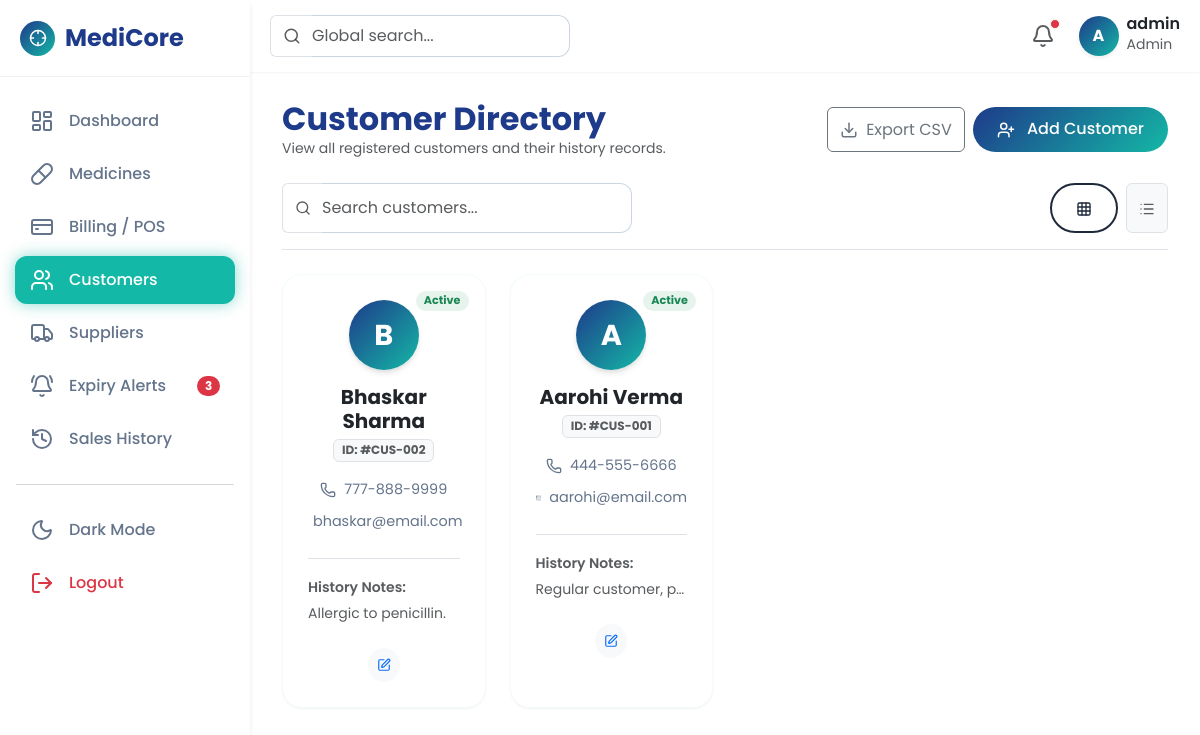
/customers.php (signed in), run on the app's committed database.
### tables this page shows
CREATE TABLE IF NOT EXISTS customers (
    id INT AUTO_INCREMENT PRIMARY KEY,
    name VARCHAR(100) NOT NULL,
    phone VARCHAR(20),
    email VARCHAR(100),
    history_notes TEXT,
    created_at TIMESTAMP DEFAULT CURRENT_TIMESTAMP
);

### customers.php (the view, shortened to what this page needs)
<?php
require_once 'includes/db.php';
require_once 'includes/header.php';
require_once 'includes/sidebar.php';
$customers = $pdo->query("SELECT * FROM customers ORDER BY id DESC")->fetchAll();
?>
<div class="container-fluid">
    <div class="d-flex justify-content-between align-items-center mb-4 mt-2" data-aos="fade-down">
        <div>
            <h2 class="fw-bold text-deep-blue m-0">Customer Directory</h2>
            <p class="text-muted small mb-0">View all registered customers and their history records.</p>
        </div>
        <div class="d-flex gap-2">
            <a href="api/export_csv.php?table=customers" class="btn btn-outline-secondary d-flex align-items-center gap-2">
                <i data-lucide="download" width="18"></i> Export CSV
            </a>
            <button class="btn btn-custom px-4" data-bs-toggle="modal" data-bs-target="#customerModal" onclick="openAddModal()"><i data-lucide="user-plus" width="18" class="me-2"></i> Add Customer</button>
        </div>
    </div>
    <div class="d-flex justify-content-between mb-4 border-bottom pb-3" data-aos="fade-up">
        <div class="input-group" style="max-width: 350px;">
            <span class="input-group-text bg-white border-end-0 text-muted"><i data-lucide="search" width="16"></i></span>
            <input type="text" id="custSearch" class="form-control form-control-modern border-start-0 ps-0" placeholder="Search customers...">
        </div>
        <div class="d-flex gap-2">
            <button class="btn btn-outline-custom active"><i data-lucide="grid-3x3" width="16"></i></button>
            <button class="btn btn-light border text-muted"><i data-lucide="list" width="16"></i></button>
        </div>
    </div>
    <div class="row g-4" id="customersContainer" data-aos="fade-up" data-aos-delay="100">
        <?php foreach($customers as $c): ?>
        <div class="col-md-6 col-lg-4 col-xl-3 cust-card" data-name="<?= strtolower($c['name']) ?>">
            <div class="profile-card text-center position-relative">
                <span class="position-absolute top-0 end-0 mt-3 me-3 badge bg-success bg-opacity-10 text-success rounded-pill px-2 py-1" style="font-size: 0.7rem;">Active</span>
                <div class="profile-img-placeholder">
                    <?= strtoupper(substr($c['name'], 0, 1)) ?>
                </div>
                <h5 class="fw-bold text-dark mb-1"><?= htmlspecialchars($c['name']) ?></h5>
                <span class="badge bg-light text-muted border mb-3">ID: #CUS-<?= str_pad($c['id'], 3, '0', STR_PAD_LEFT) ?></span>
                <div class="contact-info">
                    <i data-lucide="phone" width="16"></i>
                    <?= htmlspecialchars($c['phone'] ?? 'No Phone') ?>
                </div>
                <div class="contact-info">
                    <i data-lucide="mail" width="16"></i>
                    <?= htmlspecialchars($c['email'] ?? 'No Email') ?>
                </div>
                <div class="mt-4 pt-3 border-top text-start">
                    <small class="text-muted fw-semibold">History Notes:</small>
                    <p class="text-dark small mt-1 mb-0 opacity-75 text-truncate">
                        <?= htmlspecialchars($c['history_notes'] ?: 'No historical clinical notes available.') ?>
                    </p>
                </div>
                <div class="mt-4 d-flex justify-content-center gap-2">
                    <button class="btn btn-sm btn-light text-primary rounded-circle" onclick="editCustomer(<?= $c['id'] ?>)"><i data-lucide="edit" width="14"></i></button>
                </div>
            </div>
        </div>
        <?php endforeach; ?>
    </div>
</div>
<?php require_once 'includes/footer.php'; ?>

### css/style.css (style rules this page uses)
:root { --primary-deep-blue: #1E3A8A; --primary-teal: #14B8A6; --primary-white: #F8FAFC; --accent-purple: #8B5CF6; --text-dark: #1E293B; --text-light: #F8FAFC; --text-muted: #64748B; --bg-body: #F1F5F9; --bg-gradient: linear-gradient(135deg, #1E3A8A 0%, #14B8A6 100%); --shadow-sm: 0 1px 2px 0 rgba(0, 0, 0, 0.05); --shadow-md: 0 4px 6px -1px rgba(0, 0, 0, 0.1), 0 2px 4px -1px rgba(0, 0, 0, 0.06); --shadow-lg: 0 10px 15px -3px rgba(0, 0, 0, 0.1), 0 4px 6px -2px rgba(0, 0, 0, 0.05); --shadow-glow: 0 0 15px rgba(20, 184, 166, 0.5); --transition-fast: all 0.2s ease-in-out; --transition-normal: all 0.3s ease-in-out; }
body { font-family: 'Poppins', sans-serif; background-color: var(--bg-body); color: var(--text-dark); margin: 0; padding: 0; overflow-x: hidden; transition: var(--transition-normal); }
.text-deep-blue { color: var(--primary-deep-blue); }
.btn-custom { background: var(--bg-gradient); color: white; border: none; border-radius: 50px; padding: 10px 24px; font-weight: 500; transition: var(--transition-normal); position: relative; overflow: hidden; z-index: 1; }
.btn-custom::before { content: ''; position: absolute; top: 0; left: 0; right: 0; bottom: 0; background: linear-gradient(135deg, #14B8A6 0%, #1E3A8A 100%); opacity: 0; z-index: -1; transition: var(--transition-normal); }
.btn-outline-custom { border: 2px solid var(--primary-teal); color: var(--primary-teal); background: transparent; border-radius: 50px; padding: 8px 24px; font-weight: 500; transition: var(--transition-normal); }
.form-control-modern { border-radius: 12px; border: 1px solid #CBD5E1; padding: 12px 16px; transition: var(--transition-fast); background: rgba(255,255,255,0.9); }

### customers.php (style rules this page uses)
.profile-card { background: white; border-radius: 20px; padding: 25px; box-shadow: var(--shadow-sm); transition: var(--transition-normal); border: 1px solid rgba(20, 184, 166, 0.05); height: 100%; }
.profile-img-placeholder { width: 70px; height: 70px; border-radius: 50%; background: var(--bg-gradient); color: white; display: flex; align-items: center; justify-content: center; font-size: 1.8rem; font-weight: bold; margin: 0 auto 15px; box-shadow: var(--shadow-md); }
.contact-info { font-size: 0.9rem; color: var(--text-muted); display: flex; align-items: center; justify-content: center; gap: 8px; margin-bottom: 8px; }

### data on the page
customers: name "B", name "Bhaskar Sharma", id "002", phone "777-888-9999", email "bhaskar@email.com", history_notes "Allergic to penicillin."
customers: name "A", name "Aarohi Verma", id "001", phone "444-555-6666", email "aarohi@email.com", history_notes "Regular customer, p…"

### other printed values
substr($_SESSION['username'] ?? 'A', 0, 1) "A"
$_SESSION['username'] "admin"
$_SESSION['role'] "Admin"
